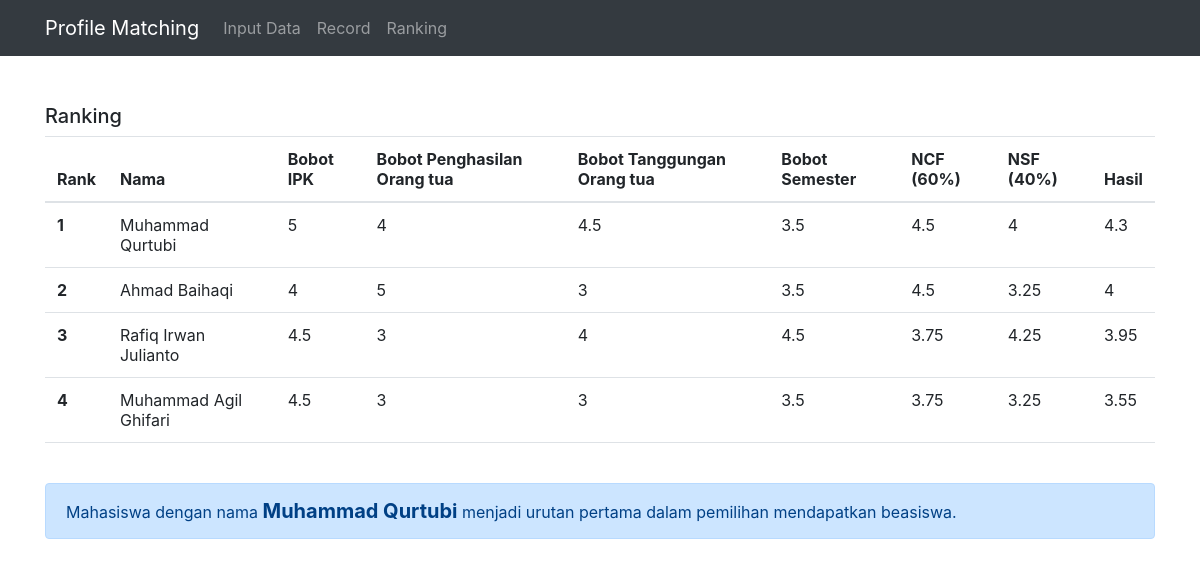
The page /rangking.php on the database its author committed.
### tables this page shows
CREATE TABLE `hasilsiswa` (
  `nama` varchar(30) NOT NULL,
  `bobotipk` float NOT NULL,
  `bobotpenghasilan` float NOT NULL,
  `bobottanggungan` float NOT NULL,
  `bobotsmt` float NOT NULL,
  `ncf` float NOT NULL,
  `nsf` float NOT NULL,
  `hasil` float NOT NULL
);

### rangking.php (the view, shortened to what this page needs)
<?php
    include "koneksi.php";
?>
<html>
    <head>
        <link href="css/styles.css" rel="stylesheet" />
        <link rel="stylesheet" href="https://stackpath.bootstrapcdn.com/bootstrap/4.3.1/css/bootstrap.min.css">
    </head>
    <body>
            <nav class="navbar navbar-expand-lg navbar-dark bg-dark">
            <div class="container">
                <a class="navbar-brand" href="index.php">Profile Matching</a>
                <div class="collapse navbar-collapse" id="navbarSupportedContent">
                    <ul class="navbar-nav">
	      		        <li class="nav-item">
	        		    <a class="nav-link" href="inputdata.php">Input Data</a>
	      		        </li>
	        	        <li class="nav-item">
	                	<a class="nav-link" href="proses.php">Record</a>
	         	        </li>
	         	        <li class="nav-item">
	                	<a class="nav-link" href="rangking.php">Ranking</a>
	        	        </li>
	    	        </ul>
                </div>
            </div>
        </nav>
        <div class="container"><br><br>
    <h5>Ranking</h5>
    <table class="table table-hover">
        <thead>
            <tr>
                <th scope="col">Rank</th>
                <th scope="col">Nama</th>
                <th scope="col">Bobot IPK</th>
                <th scope="col">Bobot Penghasilan Orang tua</th>
                <th scope="col">Bobot Tanggungan Orang tua</th>
                <th scope="col">Bobot Semester</th>
                <th scope="col">NCF (60%)</th>
                <th scope="col">NSF (40%)</th>
                <th scope="col">Hasil</th>
            </tr>
        </thead>
        <tbody>
            <?php
                $query = mysqli_query($koneksi,"SELECT * FROM hasilsiswa ORDER BY hasil DESC");
                if(mysqli_num_rows($query)>0){
            ?>
            <?php
                $a = 1;
                while($data = mysqli_fetch_array($query)){
            ?>
            <tr>
                <th scope="row"><?php echo $a; ?></th>
                <td><?php echo $data["nama"];?></td>
                <td><?php echo $data["bobotipk"];?></td>
                <td><?php echo $data["bobotpenghasilan"];?></td>
                <td><?php echo $data["bobottanggungan"];?></td>
                <td><?php echo $data["bobotsmt"];?></td>
                <td><?php echo $data["ncf"];?></td>
                <td><?php echo $data["nsf"];?></td>
                <td><?php echo $data["hasil"];?></td>
            </tr>
            <?php $a++; } ?>
            <?php } ?>
        </tbody>
    </table>
    <br>
    <?php
        $query = mysqli_query($koneksi,"SELECT * FROM hasilsiswa ORDER BY hasil DESC LIMIT 1");
        if(mysqli_num_rows($query)>0){
    ?>
    <?php
        $a = 1;
        while($data = mysqli_fetch_array($query)){
    ?>
    <div class="alert alert-primary" role="alert">
        Mahasiswa dengan nama <b style="font-size: 15pt;"><?php echo $data["nama"];?></b> menjadi urutan pertama dalam pemilihan mendapatkan beasiswa.
    </div>
    <?php $a++; } ?>
    <?php } ?>
    </div>
    </body>
</html>

### rows shown on the page
hasilsiswa: nama "Muhammad Qurtubi", bobotipk "5", bobotpenghasilan "4", bobottanggungan "4.5", bobotsmt "3.5", ncf "4.5", nsf "4", hasil "4.3"
hasilsiswa: nama "Ahmad Baihaqi", bobotipk "4", bobotpenghasilan "5", bobottanggungan "3", bobotsmt "3.5", ncf "4.5", nsf "3.25", hasil "4"
hasilsiswa: nama "Rafiq Irwan Julianto", bobotipk "4.5", bobotpenghasilan "3", bobottanggungan "4", bobotsmt "4.5", ncf "3.75", nsf "4.25", hasil "3.95"
hasilsiswa: nama "Muhammad Agil Ghifari", bobotipk "4.5", bobotpenghasilan "3", bobottanggungan "3", bobotsmt "3.5", ncf "3.75", nsf "3.25", hasil "3.55"
